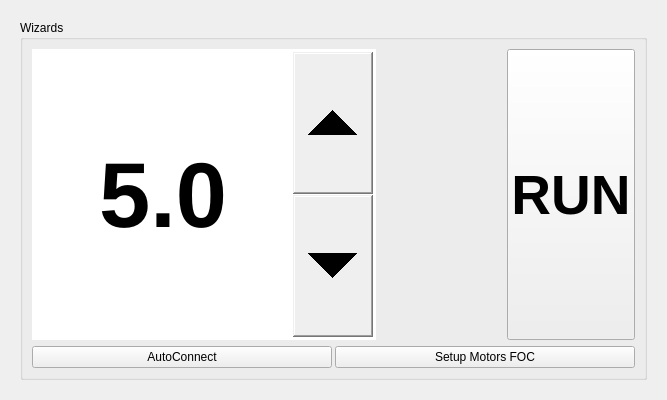
<?xml version="1.0" encoding="UTF-8"?>
<ui version="4.0">
 <class>PageWelcome</class>
 <widget class="QWidget" name="PageWelcome">
  <property name="geometry">
   <rect>
    <x>0</x>
    <y>0</y>
    <width>667</width>
    <height>400</height>
   </rect>
  </property>
  <property name="windowTitle">
   <string>Form</string>
  </property>
  <layout class="QVBoxLayout" name="verticalLayout">
   <item>
    <widget class="ImageWidget" name="bgWidget" native="true">
     <layout class="QVBoxLayout" name="verticalLayout_2" stretch="0">
      <item>
       <widget class="QGroupBox" name="groupBox">
        <property name="sizePolicy">
         <sizepolicy hsizetype="MinimumExpanding" vsizetype="Preferred">
          <horstretch>0</horstretch>
          <verstretch>0</verstretch>
         </sizepolicy>
        </property>
        <property name="title">
         <string>Wizards</string>
        </property>
        <layout class="QVBoxLayout" name="verticalLayout_3">
         <item>
          <layout class="QHBoxLayout" name="horizontalLayout_2">
           <item>
            <widget class="QDoubleSpinBox" name="posBox2">
             <property name="enabled">
              <bool>true</bool>
             </property>
             <property name="sizePolicy">
              <sizepolicy hsizetype="MinimumExpanding" vsizetype="Maximum">
               <horstretch>0</horstretch>
               <verstretch>0</verstretch>
              </sizepolicy>
             </property>
             <property name="maximumSize">
              <size>
               <width>16777215</width>
               <height>300</height>
              </size>
             </property>
             <property name="font">
              <font>
               <pointsize>69</pointsize>
               <weight>75</weight>
               <bold>true</bold>
              </font>
             </property>
             <property name="styleSheet">
              <string notr="true">QDoubleSpinBox::up-button { width: 80px; }
QDoubleSpinBox::down-button { width: 80px; }</string>
             </property>
             <property name="frame">
              <bool>true</bool>
             </property>
             <property name="alignment">
              <set>Qt::AlignCenter</set>
             </property>
             <property name="decimals">
              <number>1</number>
             </property>
             <property name="singleStep">
              <double>0.500000000000000</double>
             </property>
             <property name="value">
              <double>5.000000000000000</double>
             </property>
            </widget>
           </item>
           <item>
            <spacer name="horizontalSpacer">
             <property name="orientation">
              <enum>Qt::Horizontal</enum>
             </property>
             <property name="sizeHint" stdset="0">
              <size>
               <width>20</width>
               <height>20</height>
              </size>
             </property>
            </spacer>
           </item>
           <item>
            <widget class="QPushButton" name="posButton2">
             <property name="sizePolicy">
              <sizepolicy hsizetype="MinimumExpanding" vsizetype="Minimum">
               <horstretch>0</horstretch>
               <verstretch>0</verstretch>
              </sizepolicy>
             </property>
             <property name="font">
              <font>
               <pointsize>41</pointsize>
               <weight>75</weight>
               <bold>true</bold>
              </font>
             </property>
             <property name="text">
              <string>RUN</string>
             </property>
            </widget>
           </item>
          </layout>
         </item>
         <item>
          <layout class="QHBoxLayout" name="horizontalLayout">
           <property name="spacing">
            <number>3</number>
           </property>
           <item>
            <widget class="QPushButton" name="autoConnectButton">
             <property name="toolTip">
              <string>Automatically connect to the VESC using the USB connection.</string>
             </property>
             <property name="text">
              <string>AutoConnect</string>
             </property>
             <property name="icon">
              <iconset resource="../res.qrc">
               <normaloff>:/res/icons/Connected-96.png</normaloff>:/res/icons/Connected-96.png</iconset>
             </property>
             <property name="iconSize">
              <size>
               <width>45</width>
               <height>45</height>
              </size>
             </property>
            </widget>
           </item>
           <item>
            <widget class="QPushButton" name="wizardFocSimpleButton">
             <property name="toolTip">
              <string>Simple FOC setup for all VESCs on CAN-bus</string>
             </property>
             <property name="text">
              <string>Setup Motors FOC</string>
             </property>
             <property name="icon">
              <iconset resource="../res.qrc">
               <normaloff>:/res/icons/Wizard-96.png</normaloff>:/res/icons/Wizard-96.png</iconset>
             </property>
             <property name="iconSize">
              <size>
               <width>45</width>
               <height>45</height>
              </size>
             </property>
             <property name="flat">
              <bool>false</bool>
             </property>
            </widget>
           </item>
          </layout>
         </item>
        </layout>
       </widget>
      </item>
     </layout>
    </widget>
   </item>
  </layout>
 </widget>
 <customwidgets>
  <customwidget>
   <class>ImageWidget</class>
   <extends>QWidget</extends>
   <header>widgets/imagewidget.h</header>
   <container>1</container>
  </customwidget>
 </customwidgets>
 <resources>
  <include location="../res.qrc"/>
 </resources>
 <connections/>
</ui>
